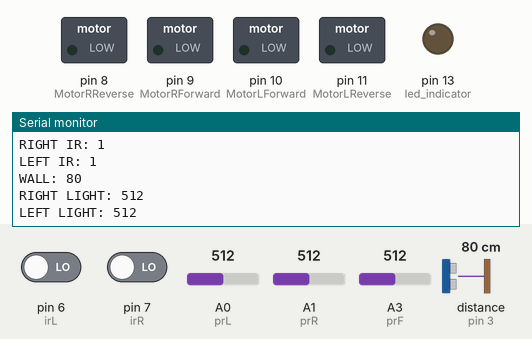
A program run on a simulated Arduino Uno, built with avr-gcc and run on an emulated ATmega328P. Shown: switched loads named in the program (green lamp = pin HIGH), output pins drawn as LEDs (lit = HIGH), the last lines printed to the serial monitor. Wiring (inferred from the names in the program): ultrasonic range finder: trigger pin 2; echo pin 3. The test bench sets the inputs (shaded band); at power-on: A0 (prL) = 512, A1 (prR) = 512, A3 (prF) = 512, pin 6 (irL) LOW, pin 7 (irR) LOW, distance to the obstacle (sensor on pin 3) 80 cm. The echo pulse lasts 58.3 µs per cm; pins used as bus, display or sensor lines are not drawn.

Above: at 4.2 s.
4.3 s: A0 (prL) set to 109
At 5.2 s:
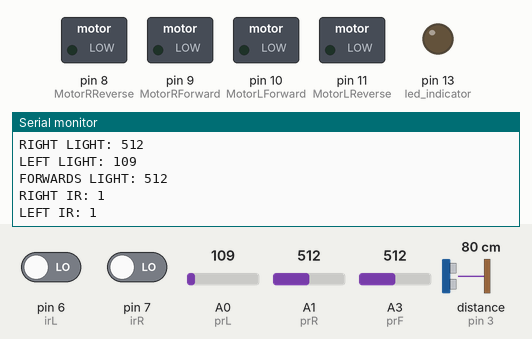
5.8 s: A0 (prL) set to 90
8.8 s: A1 (prR) set to 110
At 9.4 s:
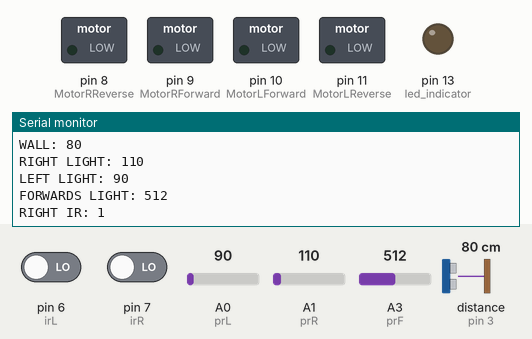
11.8 s: A1 (prR) set to 93
At 12.5 s:
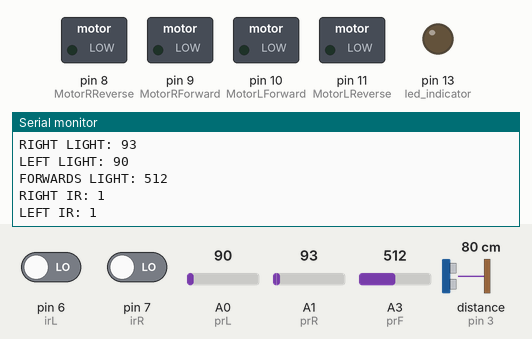
14.8 s: A3 (prF) set to 107
At 15.8 s:
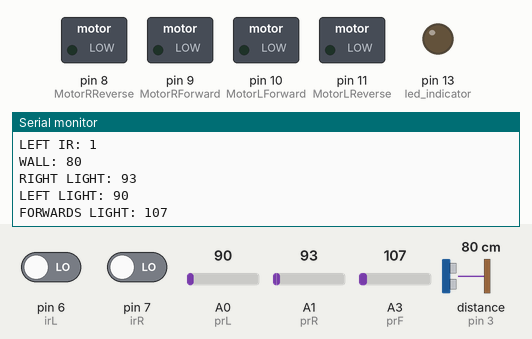
17.8 s: A3 (prF) set to 89
At 18.8 s:
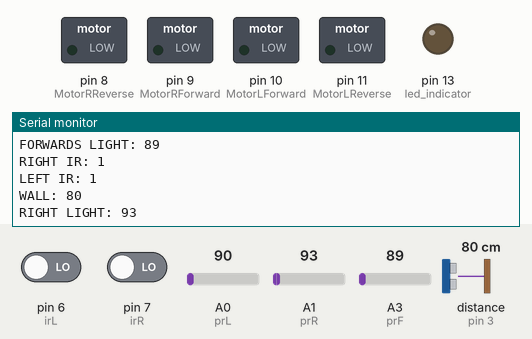
Timing chart, 0 to 20.8 s (numbered marks = the images above; inputs shaded):
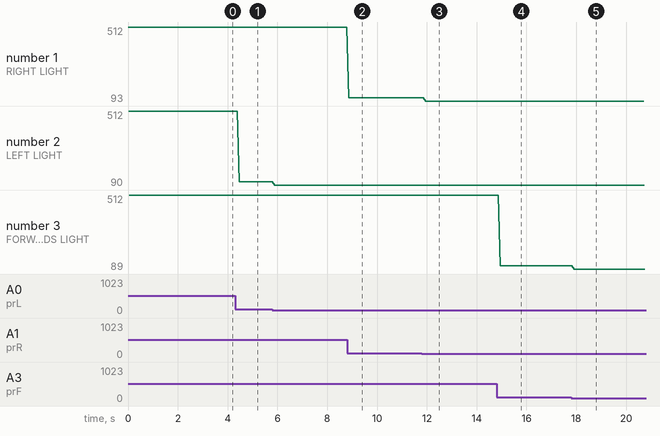

Measured:
- the behaviour switches between 100 and 99 on A1 (prR) (found by bisection; images 2 and 3)
- the behaviour switches between 100 and 99 on A3 (prF) (found by bisection; images 4 and 5)
- after the input at 4.3 s, the serial monitor: prints a new line after 0.17 s (image 1)
- after the input at 8.8 s, the serial monitor: prints a new line after 0.07 s (image 2)
- after the input at 11.8 s, the serial monitor: prints a new line after 0.16 s (image 3)
- after the input at 14.8 s, the serial monitor: prints a new line after 0.15 s (image 4)
- after the input at 17.8 s, the serial monitor: prints a new line after 0.12 s (image 5)
- plotted number 1: 512 → 110 after the input at 8.8 s, 110 → 93 after the input at 11.8 s

The program:

main.cpp
```cpp
#include <Arduino.h>

//Set Vars
const int setupTime = 5000;
const int autonTime = 15000;
const int stopTime = 2000;

//Motors
const int MotorLForward = 10;
const int MotorLReverse = 11;
const int MotorRForward = 9;
const int MotorRReverse = 8;

//Photoresistor
const int prL = A0;//Left
const int prR = A1;//Right
const int prF = A3;//Forward

//IR Sensor Pins
const int irL = 6;
const int irR = 7;

//Ultrasonic Sensor Pins
const int trig = 2;
const int echo = 3;

//Buttons
const int bPath = 4;

//led
const int ledPath = 13; //on = left, off = right

//Tune
const int baseLightVal = 600;//photoresistor threshold
const int autoSpeed = 210;
const int turnStrength = 65;//auton IR correction strength
const int teleSpeed = 200;
const int wallTurnDist = 20;
const int wallTurnTime = 400;

//State
bool wallTurnLeft = false;

//Sensor Values
int  prLS, prFS, prRS;
bool irLS, irRS;
long wallDist;

void setup()
{
  Serial.begin(9600);

  pinMode(MotorLForward, OUTPUT);
  pinMode(MotorLReverse, OUTPUT);
  pinMode(MotorRForward, OUTPUT);
  pinMode(MotorRReverse, OUTPUT);

  pinMode(irL, INPUT);
  pinMode(irR, INPUT);

  pinMode(trig, OUTPUT);
  pinMode(echo, INPUT);

  pinMode(bPath,  INPUT_PULLUP);

  pinMode(13, OUTPUT); //led indicator
}

void loop()
{
  readSensors();
  // long mil = millis();
  // //Path
  // if (digitalRead(bPath) == LOW)
  // {
  //   wallTurnLeft = !wallTurnLeft;
  //   delay(400);
  // }
  // if (wallTurnLeft == true)
  // {
  //   digitalWrite(ledPath, HIGH);
  // }
  // else
  // {
  //   digitalWrite(ledPath, LOW);
  // }

  // //Mode timer
  // if (mil < setupTime)
  // {

  // }
  // else if (mil < autonTime + setupTime)
  // {
  //   auton();
  // }
  // else if (mil < autonTime + setupTime + stopTime)
  // {
  //   motorStop();
  // }
  // else
  // {
  //   teleOp();
  // }
}

void readSensors()
{
  prFS = analogRead(prF);
  prRS = analogRead(prR);
  prLS = analogRead(prL);

  irLS = (digitalRead(irL) == LOW);
  irRS = (digitalRead(irR) == LOW);

  wallDist = getUltrasonicCM();

  Serial.print("RIGHT LIGHT: ");
  Serial.println(prRS);
  Serial.print("LEFT LIGHT: ");
  Serial.println(prLS);
  Serial.print("FORWARDS LIGHT: ");
  Serial.println(prFS);
  Serial.print("RIGHT IR: ");
  Serial.println(irRS);
  Serial.print("LEFT IR: ");
  Serial.println(irLS);
  Serial.print("WALL: ");
  Serial.println(wallDist);
}
long getUltrasonicCM()
{
  // send pulse
  digitalWrite(trig, LOW);
  delayMicroseconds(2);
  digitalWrite(trig, HIGH);
  delayMicroseconds(10);
  digitalWrite(trig, LOW);

  long duration = pulseIn(echo, HIGH, 30000);

  // convert to cm
  if (duration == 0)// no wall detected
  {
    return 999;
  }
  return duration / 58;
}

void auton()
{
  readSensors();
  int left  = autoSpeed;
  int right = autoSpeed;

  if (wallDist <= wallTurnDist)
  {
    if(wallTurnLeft)
    {
      motorDrive(-autoSpeed, autoSpeed);
    }
    else
    {
      motorDrive(autoSpeed, -autoSpeed);
    }
    delay(wallTurnTime);
    return;// Change if needed
  }
  if (irLS && !irRS)//on left -> turn right
  {
    left  += turnStrength;
    right -= turnStrength;
  }
  else if (irRS && !irLS)//on right -> turn left
  {
    left  -= turnStrength;
    right += turnStrength;

  }
  else if (irLS && irRS)//
  {
    // Both walls (narrow section) -> stay straight, no correction
    left  = autoSpeed;
    right = autoSpeed;
  }
  motorDrive(left, right);
}

//Front Left -> Forward
//Front Right -> Backwards
//Front -> Left
//Back -> Right
//None -> Stop
void teleOp()
{
  readSensors();
  bool forward  = (prFS > baseLightVal);
  bool right = (prRS > baseLightVal);
  bool left  = (prLS > baseLightVal);

  if (forward)
  {
    motorForward();
  }
  else if (right)
  {
    motorTurnR();
  }
  else if (left)
  {
    motorTurnL();
  }
  else
  {
    motorStop();
  }
}

void motorDrive(int left, int right)
{
  // Left motor
  analogWrite(MotorLForward, constrain( left, 0, 255));
  analogWrite(MotorLReverse, constrain(-left, 0, 255));
  // Right motor
  analogWrite(MotorRForward, constrain( right, 0, 255));
  analogWrite(MotorRReverse, constrain(-right, 0, 255));
}

void motorForward()
{
  motorDrive(teleSpeed,  teleSpeed);
  Serial.println("Forward");
}
void motorTurnL()
{
  motorDrive(-teleSpeed,  teleSpeed);
  Serial.println("Left");
}
void motorTurnR()
{
  motorDrive( teleSpeed, -teleSpeed);
  Serial.println("Right");
}
void motorStop()
{
  motorDrive(0, 0);
  Serial.println("Stop");
}
```
